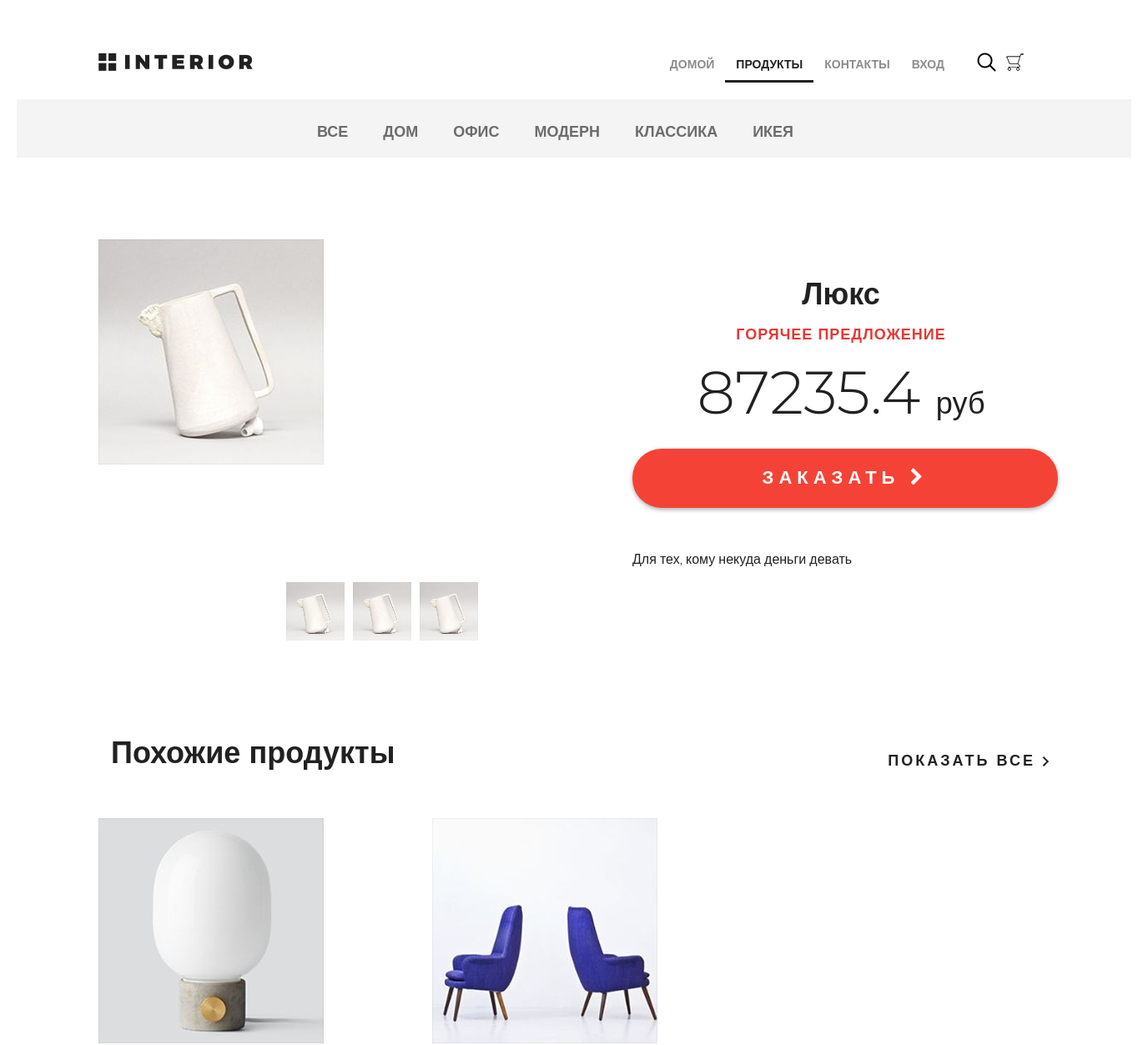
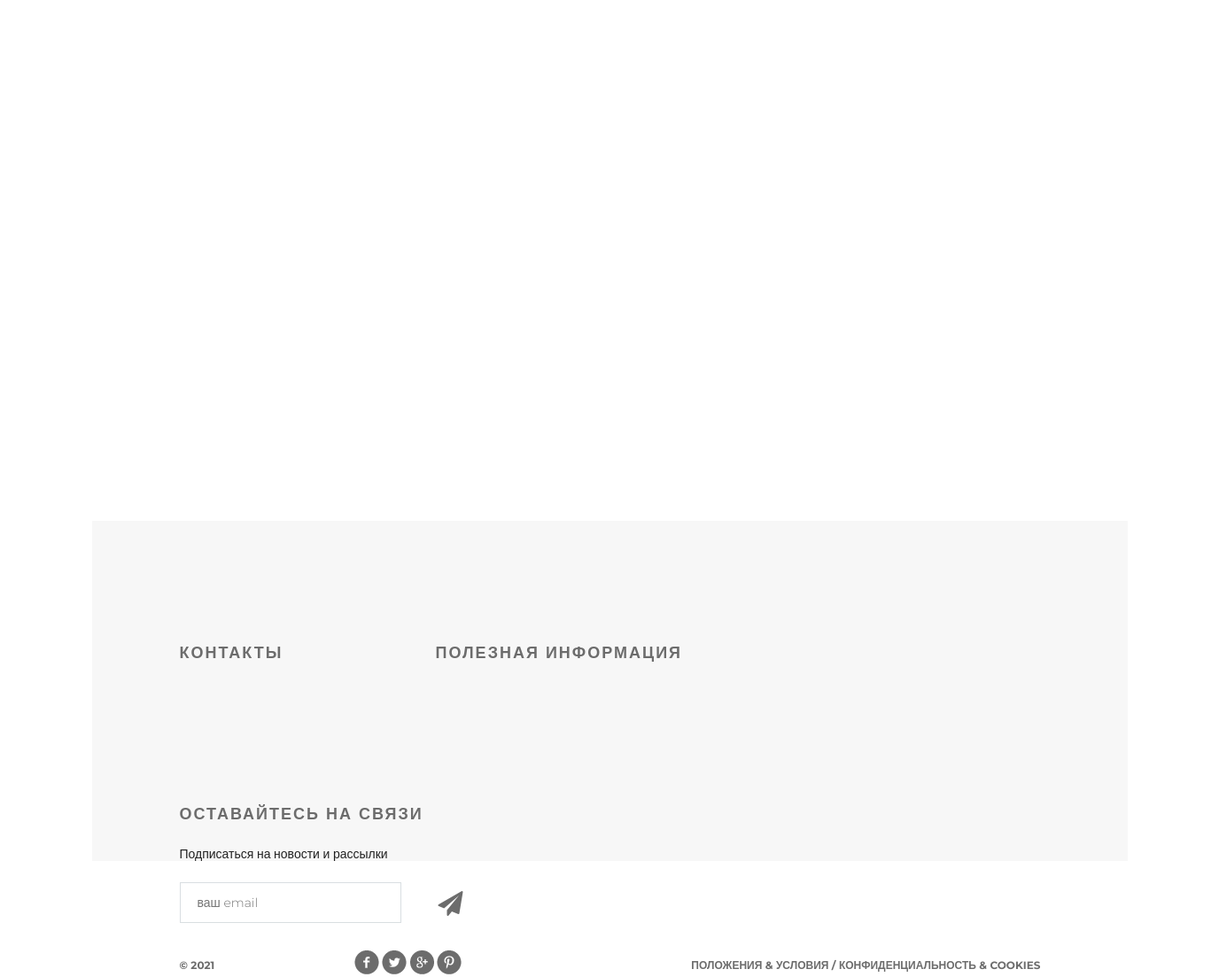
Screenshot of /products/ with the database file from the repository (2 pictures, top to bottom).
### mainapp/models.py (models this page shows, shortened)
class ProductCategory(models.Model):
    name = models.CharField(max_length=64, unique=True, verbose_name='имя')
    description = models.TextField(verbose_name='Описание', blank=True)
    is_active = models.BooleanField(verbose_name='активность', default=True)

class Product(models.Model):
    category = models.ForeignKey(ProductCategory, on_delete=models.CASCADE)
    name = models.CharField(max_length=128, verbose_name='Имя')
    image = models.ImageField(upload_to='products_images', blank=True)
    short = models.CharField(max_length=64, verbose_name='Краткое описание', blank=True)
    description = models.TextField(verbose_name='Описание', blank=True)
    price = models.DecimalField(verbose_name='Цена', max_digits=8, decimal_places=2, default=0)
    quantity = models.PositiveSmallIntegerField(verbose_name='Количество на складе', default=0)
    is_active = models.BooleanField(verbose_name='активность', default=True)

### mainapp/views.py (the view, shortened to what this page needs)
# urls.py: path('products/', include('mainapp.urls', namespace='products')),
def products(request, pk=None):
    links_menu = ProductCategory.objects.all()
    hot_product = get_hot_product()
    same_products = get_same_product(hot_product)
    content = {
        'title': 'Товары',
        'links_menu': links_menu,
        'hot_product': hot_product,
        'same_products': same_products,
    }
    return render(request, 'mainapp/products.html', content)

### mainapp/context_processors.py (called while the page is built)
def basket(request):
    basket_list = []
    if request.user.is_authenticated:
        basket_list = Basket.objects.filter(user=request.user)
    return {
        'basket': basket_list
    }

### mainapp/views.py (called while the page is built)
def get_hot_product():
    products_list = Product.objects.all()
    return random.sample(list(products_list), 1)[0]

def get_same_product(hot_product):
    same_products = Product.objects.filter(category=hot_product.category).exclude(pk=hot_product.pk)[:3]
    return same_products

### mainapp/templates/mainapp/products.html (shortened to what this page needs)
{% extends 'mainapp/base.html' %}
{% load static %}
{% block content %}
		<div class="hero-white">
			<div class="header clearfix">
                <a href="index.html" class="logo"></a>
                    {% include 'mainapp/includes/inc_main_menu.html'%}
            </div>
		</div>
		<div class="details">
			<div class="links clearfix">
                {% include 'mainapp/includes/inc_categories_menu.html' %}
			</div>
			<div class="details-products">
				<div class="details-slider">
					<div class="slider-product">
						<img src="/media/{{ hot_product.image }}">
					</div>
					<div class="slider-control">
						<div class="block">
							<a href="#"><img src="/media/{{ hot_product.image }}" alt="">
							</a>
						</div>
						<div class="block">
							<a href="#"><img src="/media/{{ hot_product.image }}" alt="">
							</a>
						</div>
						<div class="block">
							<a href="#"><img src="/media/{{ hot_product.image }}" alt="">
							</a>
						</div>
					</div>
				</div>
				<div class="description">
					<h3 class="big-bold">{{hot_product.name}}</h3>
					<h3 class="red">горячее предложение</h3>
					<p class="price"> {{ hot_product.price|floatformat:1 }} <span>руб</span></p>
					<a href="{% url 'basket:add' hot_product.pk %}" class="red-button">
						заказать <i class="fa fa-chevron-right" aria-hidden="true"></i>
					</a>
					<div class="description-text">
						<p>
                            {{ hot_product.description }}
                        </p>
					</div>
				</div>
			</div>
			<div class="related">
				<div class="title clearfix">
					<h2>Похожие продукты</h2>
					<a class="explore" href="#">показать все <img src="{% static '/img/arrow.png' %}" alt=""></a>
				</div>
				<div class="related-products clearfix">
                    {% for prod in same_products %}
					    <div class="block">
						    <a href="{% url 'products:product' prod.pk %}"><img src="/media/{{ prod.image }}" alt="">
						    </a>
					    </div>
                    {% endfor %}
				</div>
			</div>
		</div>
		<div class="clr"></div>
{% endblock %}

### mainapp/templates/mainapp/includes/inc_categories_menu.html
<ul class="links-menu">
    <li><a href="{% url 'products:category' 0%}"
               {% if request.resolver_match.kwargs.pk == 0 %} class="active"{% endif %}>
        Все</a>
    </li>
    {% for link in links_menu %}
        <li><a href="{% url 'products:category' link.pk %}"
               {% if request.resolver_match.kwargs.pk == link.pk %} class="active"{% endif %}>{{ link.name }}</a></li>
    {% endfor %}
</ul>

### static/css/style.css (style rules this page uses)
* { margin: 0; padding: 0; }
body { font-family: 'Montserrat', sans-serif; }
html, body { height: 100%; }
.slider-control .block a img { width: 70px; }
.clr { height: 384px; }
.logo { background-image: url(/static/img/logo.png); margin-top: 63px; width: 185px; height: 22px; float: left; }
.clearfix:after { content: ""; display: block; clear: both; }
.explore { text-transform: uppercase; color: #212121; font-size: 18px; font-weight: 700; line-height: 24px; text-align: center; float: right; margin-top: 138px; letter-spacing: 3px; text-decoration: none; }
.big-bold { color: #212121; font-size: 36px; font-weight: 700; text-align: left; margin-bottom: 24px; line-height: 36px; }
.title { height: 152px; margin-right: 15px; }
.title h2 { float: left; margin-top: 118px; color: #212121; font-size: 36px; font-weight: 700; text-align: left; margin-left: 15px; }
.red { text-transform: uppercase; color: #e53935; font-size: 18px; font-weight: 700; text-align: left; letter-spacing: 1px; line-height: 17px; margin-bottom: 22px; }
.hero-white { background-color: #fff; height: 119px; padding-left: 98px; padding-right: 211px; position: relative; }
.links { height: 70px; background-color: #f4f4f4; position: relative; padding-left: 360px; }
.links-menu { margin: 27px auto 0px; position: absolute; }
.links-menu li { float: left; list-style-type: none; padding-right: 42px; }
.links-menu li a { text-decoration: none; color: #6c6c6c; font-size: 18px; font-weight: 700; text-transform: uppercase; }
.details-products { padding-left: 98px; padding-right: 98px; margin-top: 98px; height: 551px; }
.details-slider { width: 570px; float: left; margin-right: 30px; }
.slider-product { width: 570px; height: 400px; }
.slider-control { width: 420px; height: 70px; margin: 11px auto 0px; padding-left: 150px }
.slider-control .block { height: 70px; width: 70px; position: relative; float: left; margin-right: 10px; }
.description { width: 535px; float: right; padding-left: 35px }
.description .big-bold { color: #212121; font-size: 36px; font-weight: 700; text-align: center; margin-top: 47px; margin-bottom: 0px; }
.description .red { text-transform: uppercase; color: #e53935; font-size: 18px; font-weight: 700; text-align: center; letter-spacing: 1px; line-height: 17px; margin-top: 23px; margin-bottom: 36px; }
.description .price { color: #212121; font-size: 72px; font-weight: 300; line-height: 48px; text-align: center; }
.description .price span { color: #212121; font-size: 36px; font-weight: 300; line-height: 48px; text-align: center; }
.red-button { display: block; height: 71px; width: 510px; border-radius: 35px; background-color: #f44336; text-align: center; text-transform: uppercase; text-decoration: none; color: #ffffff; font-size: 22px; font-weight: 700; line-height: 24px; box-shadow: 0px 2px 4.85px 0.15px rgba(33, 33, 33, 0.35); line-height: 70px; letter-spacing: 6px; margin-top: 31px; }
.description-text { margin-top: 50px; color: #212121; font-size: 16px; font-weight: 300; line-height: 24px; text-align: left; }
.description-text p { margin-bottom: 0.5em; }
.related { padding: 0px 98px; }
.related .title { height: 143px; margin-right: 0; }
.related .title h2 { margin-top: 45px; }
.related .title .explore { margin-top: 62px; }
.related-products { margin-bottom: 120px; }
.related-products .block a img { float: left; }
.related-products .block { float: left; margin-right: 30px; display: block; height: 370px; width: 370px; position: relative; }
.related-products .block:nth-child(3n) { margin-right: 0px; }

### rows the page displays
ProductCategory: name "ДОМ"
ProductCategory: name "ОФИС"
ProductCategory: name "МОДЕРН"
ProductCategory: name "КЛАССИКА"
ProductCategory: name "ИКЕЯ"
Product: image (picture), name "Люкс", price "87235.4", description "Для тех, кому некуда деньги девать"
Product: image (picture)
Product: image (picture)
